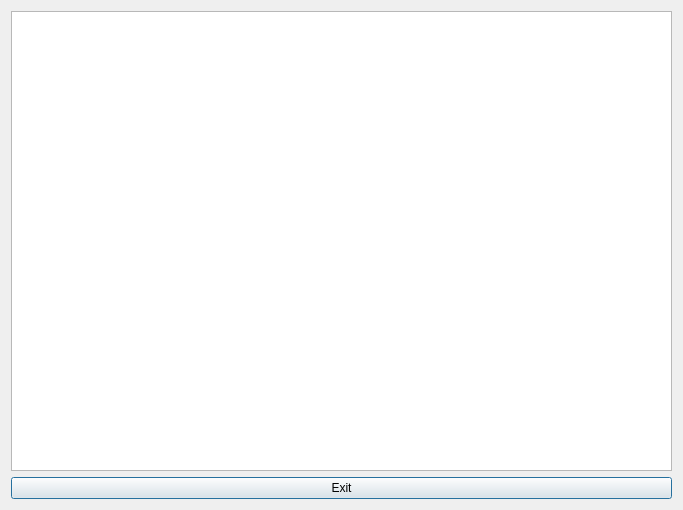
<?xml version="1.0" encoding="UTF-8"?>
<ui version="4.0">
 <class>ThirdPage</class>
 <widget class="QDialog" name="ThirdPage">
  <property name="geometry">
   <rect>
    <x>0</x>
    <y>0</y>
    <width>683</width>
    <height>510</height>
   </rect>
  </property>
  <property name="windowTitle">
   <string>Dialog</string>
  </property>
  <layout class="QGridLayout" name="gridLayout">
   <item row="1" column="0">
    <layout class="QHBoxLayout" name="horizontalLayout_3"/>
   </item>
   <item row="0" column="0">
    <widget class="QTableView" name="tableView"/>
   </item>
   <item row="2" column="0">
    <layout class="QHBoxLayout" name="horizontalLayout_2">
     <item>
      <widget class="QPushButton" name="pushButton">
       <property name="text">
        <string>Exit</string>
       </property>
      </widget>
     </item>
    </layout>
   </item>
  </layout>
 </widget>
 <resources/>
 <connections/>
</ui>
